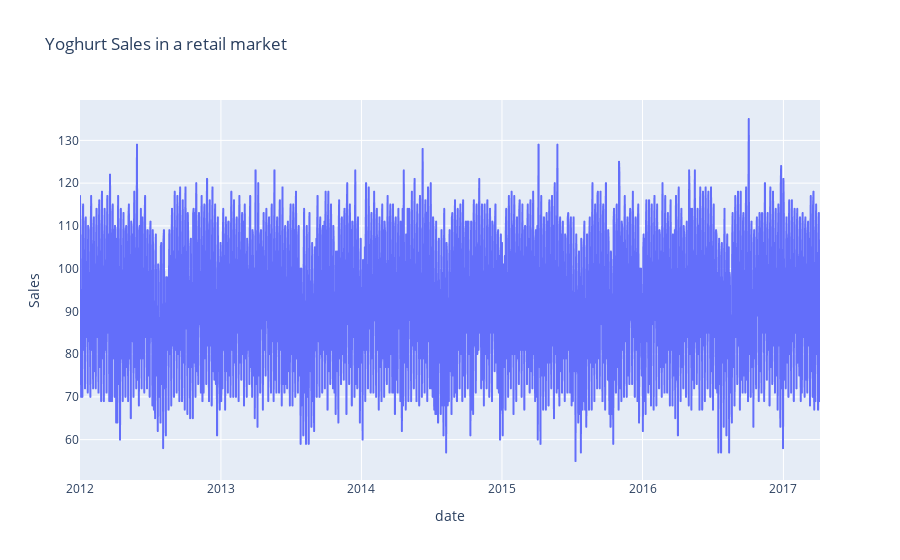

Notebook code cell kept with this figure:
### Code cell
px.line(sales, x="date", y="Sales", title='Yoghurt Sales in a retail market')

### Figure 1 — Plotly figure (JSON) as saved in the notebook; plotly's stock layout.template omitted (floating-point values rounded to 4 significant figures; data arrays with more than 128 entries replaced by an {"elided": "..."} marker saying what was removed)
{"data": [{"hovertemplate": "date=%{x}<br>Sales=%{y}<extra></extra>", "legendgroup": "", "line": {"color": "#636efa", "dash": "solid"}, "marker": {"symbol": "circle"}, "mode": "lines", "name": "", "showlegend": false, "type": "scattergl", "x": {"elided": "1923 str values"}, "xaxis": "x", "y": {"elided": "1923 int values"}, "yaxis": "y"}], "layout": {"autosize": true, "legend": {"tracegroupgap": 0}, "title": {"text": "Yoghurt Sales in a retail market"}, "xaxis": {"anchor": "y", "autorange": true, "domain": [0, 1], "range": ["2012-01-01", "2017-04-06"], "title": {"text": "date"}, "type": "date"}, "yaxis": {"anchor": "x", "autorange": true, "domain": [0, 1], "range": [50.56, 139.4], "title": {"text": "Sales"}, "type": "linear"}}}
